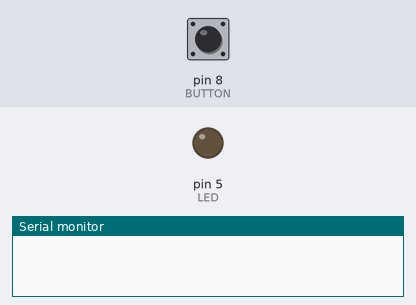
The sketch below on a simulated Arduino Uno, built with avr-gcc and run on an emulated ATmega328P. Parts: output pins drawn as LEDs (lit = HIGH), the last lines printed to the serial monitor. The inputs (shaded band) are chosen by the test bench; at power-on: pin 8 (BUTTON) HIGH.

Above: at 1.2 s.
1.3 s: pin 8 (BUTTON) pulled LOW for 0.15 s
At 1.37 s:
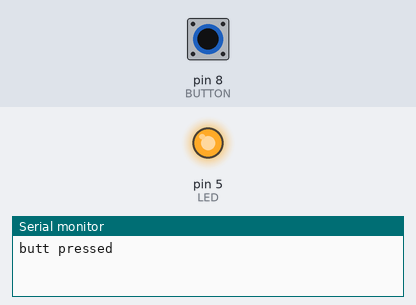
2.9 s: pin 8 (BUTTON) pulled LOW for 3.2 s
At 6.6 s:
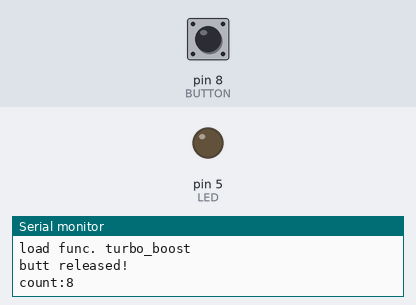
Timing chart, 0 to 8.1 s (numbered marks = the images above; inputs shaded):
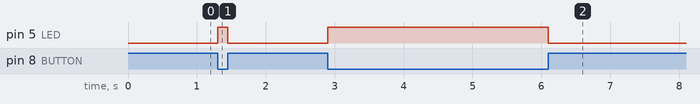

Measured:
- after the input at 1.3 s, pin 5 (LED): LOW → HIGH at once, → LOW 0.15 s later
- after the input at 2.9 s, pin 5 (LED): LOW → HIGH at once, → LOW 3.2 s later

The sketch:

buttonCounter.ino
```cpp
/*
 Дана програма
*/
#define LED 5
#define BUTTON 8
#define WAIT_TIME_BOOST 200
bool but  , but_flag ; // but_flag - флажок , для того щоб виконувалась фу
unsigned long last_pressed , boost_timer , last_pressed_boost = 0;
unsigned int count = 0;

void setup() {
  pinMode(LED , OUTPUT);
  pinMode(BUTTON , INPUT_PULLUP);

  Serial.begin(9600);
}

void loop() {
  but = !digitalRead(BUTTON);
  led_on(but , but_flag, last_pressed , count);
  turbo_boost(but , but_flag , last_pressed , last_pressed_boost , count);
  led_off(but , but_flag , count);
}

//Functions...
void led_on(bool but , bool & but_flag , unsigned long & last_pressed , unsigned int & count){
  if(but == 1 && but_flag == 0 && millis() - last_pressed > 100) {
    digitalWrite(LED , HIGH);
    Serial.println("butt pressed");
    but_flag = 1;
    ++count;
    last_pressed = millis();
    }
}

  void turbo_boost(bool but , bool but_flag , unsigned long last_pressed , unsigned long & last_pressed_boost , unsigned int & count){
    if(but == 1 && but_flag == 1 && millis() - last_pressed > 2000){
      if(millis() - last_pressed_boost > WAIT_TIME_BOOST){
        Serial.println("load func. turbo_boost");
        count ++;
        last_pressed_boost = millis();
      }
    }
  }
  void led_off(bool but , bool & but_flag , unsigned int count){
  if (but == 0 && but_flag == 1){
    digitalWrite(LED , LOW);
    Serial.print("butt released!\ncount:");
    Serial.println(count);
    but_flag = 0;
    }
  }
```
